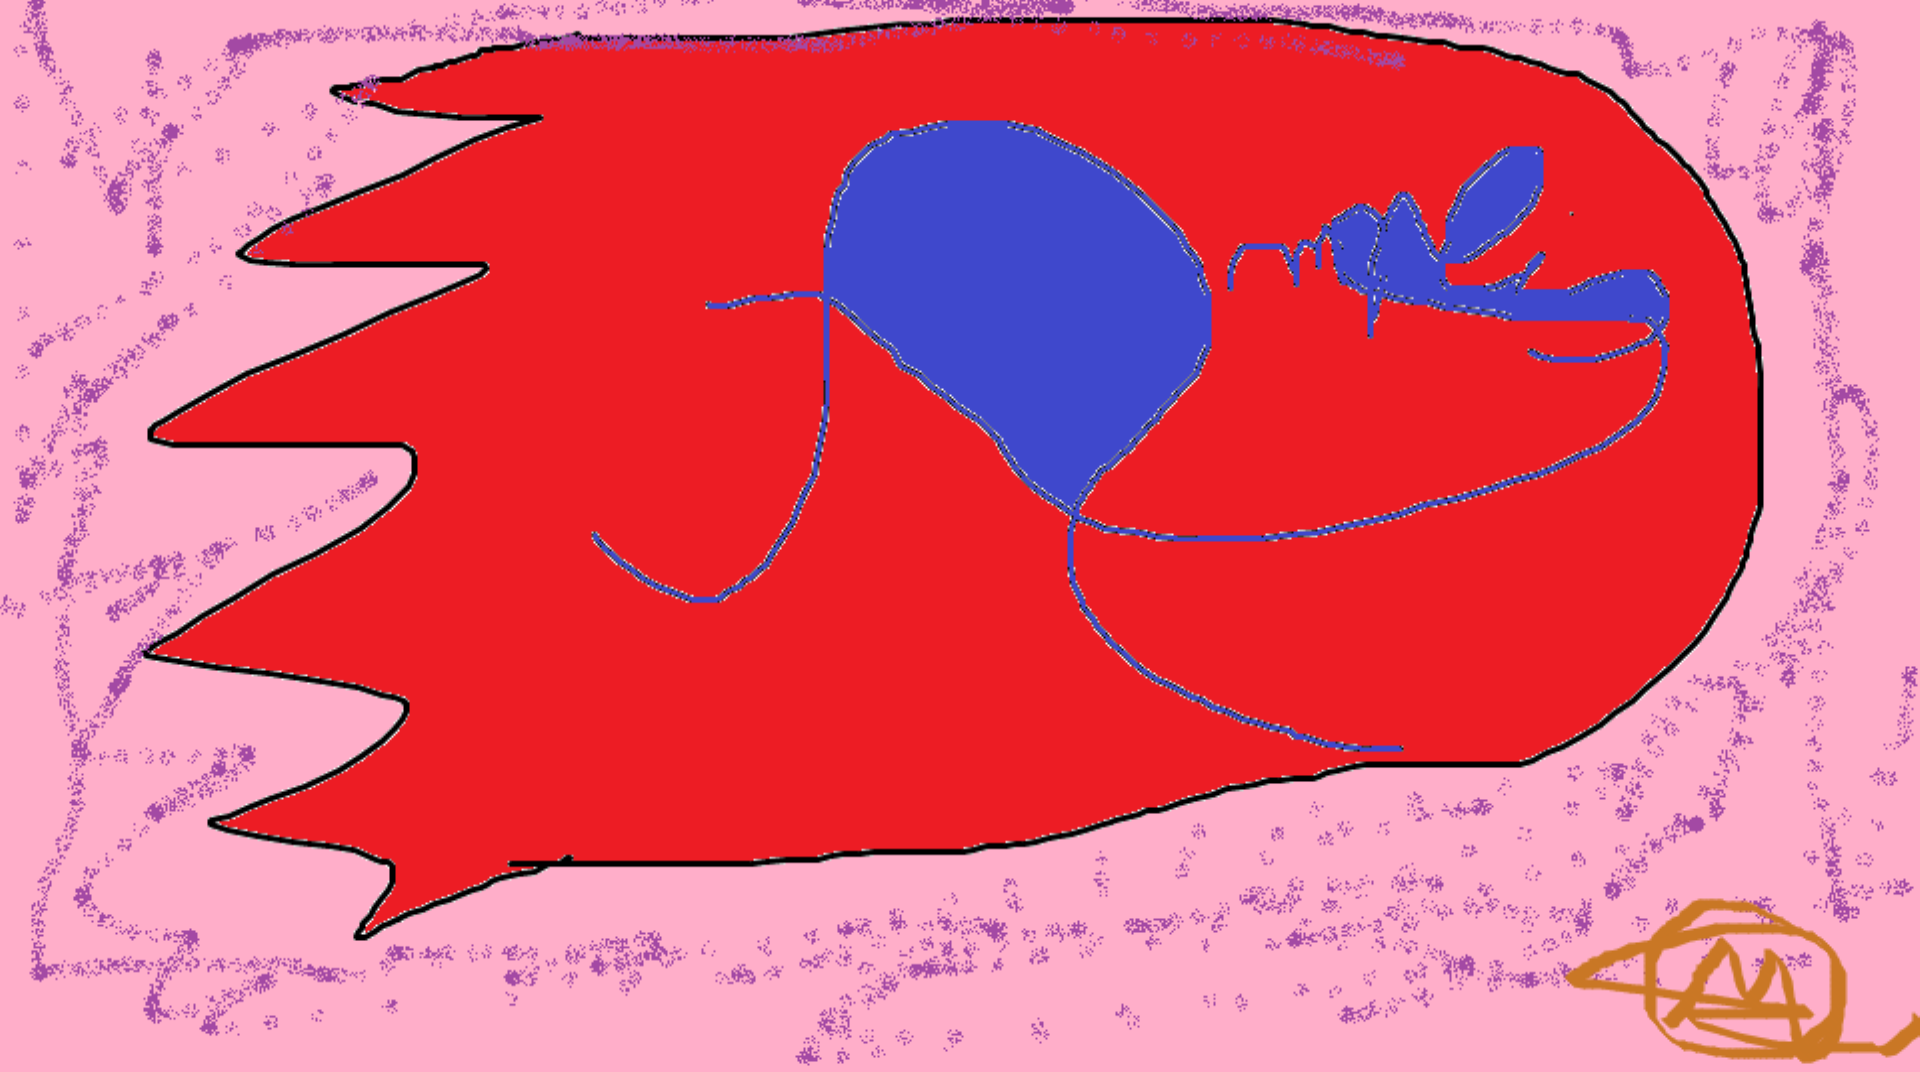

Tiled map render using the project's own tile images. Description and the map definition, with tile-layer contents summarised, below:
An orthogonal 120x67 tile map with 16x16 px tiles, 7 tile layers (Collision, Porte ferme, Objet, Grimpe, ...).

<map version="1.5" tiledversion="1.7.2" orientation="orthogonal" renderorder="right-down" width="120" height="67" tilewidth="16" tileheight="16" infinite="0" nextlayerid="8" nextobjectid="1">
 <tileset firstgid="1" source="logoGrand.tsx" />
 <layer id="2" name="Collision" width="120" height="67">
  <data>[8040 cells, 0 non-empty, 0 distinct tile ids]</data>
 </layer>
 <layer id="7" name="Porte ferme" width="120" height="67">
  <data>[8040 cells, 0 non-empty, 0 distinct tile ids]</data>
 </layer>
 <layer id="6" name="Objet" width="120" height="67">
  <data>[8040 cells, 0 non-empty, 0 distinct tile ids]</data>
 </layer>
 <layer id="3" name="Grimpe" width="120" height="67">
  <data>[8040 cells, 0 non-empty, 0 distinct tile ids]</data>
 </layer>
 <layer id="4" name="Mort" width="120" height="67">
  <data>[8040 cells, 0 non-empty, 0 distinct tile ids]</data>
 </layer>
 <layer id="5" name="Porte ouverte" width="120" height="67">
  <data>[8040 cells, 0 non-empty, 0 distinct tile ids]</data>
 </layer>
 <layer id="1" name="Waou" width="120" height="67">
  <data>[8040 cells, 8040 non-empty, 8040 distinct tile ids]</data>
 </layer>
</map>